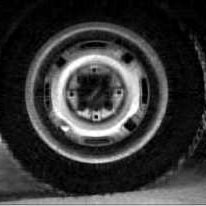
%> input picture tire.jpg, 206 x 206 px
$ octave imgenha.m   (GNU Octave 9; MATLAB toolbox functions it lacks are replaced by stand-ins)
%> lines starting %> are read from the running program, lines starting %| are printed output that depends on the picture
tire = imread("tire.jpg");
%> tire is the input picture: size 206x206 uint8; min 0, max 255, mean 54.8
tire_imadjust = imadjust(tire);
tire_histeq = histeq(tire);
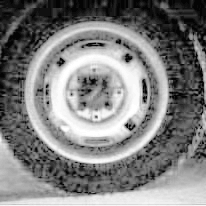
%> tire_histeq: size 206x206 uint8; min 4, max 255, mean 127.2
tire_adapthisteq = adapthisteq(tire);
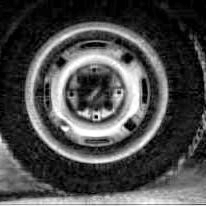
%> tire_adapthisteq: size 206x206 uint8; min 0, max 255, mean 74.2
montage({tire,tire_imadjust,tire_histeq,tire_adapthisteq},"Size",[1 4])
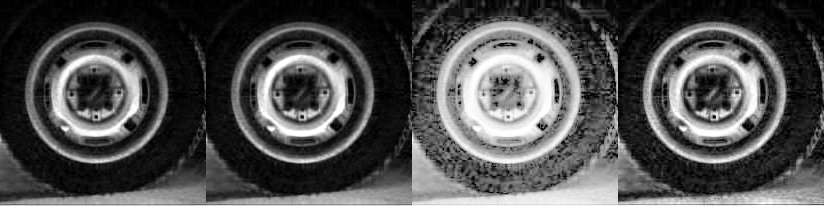
%> displayed picture: size 206x824, on the screen's scale of 0 to 255; min 0, max 255, mean 78.5
title("Original Image and Enhanced Images using " + ...
    "imadjust, histeq, and adapthisteq")
